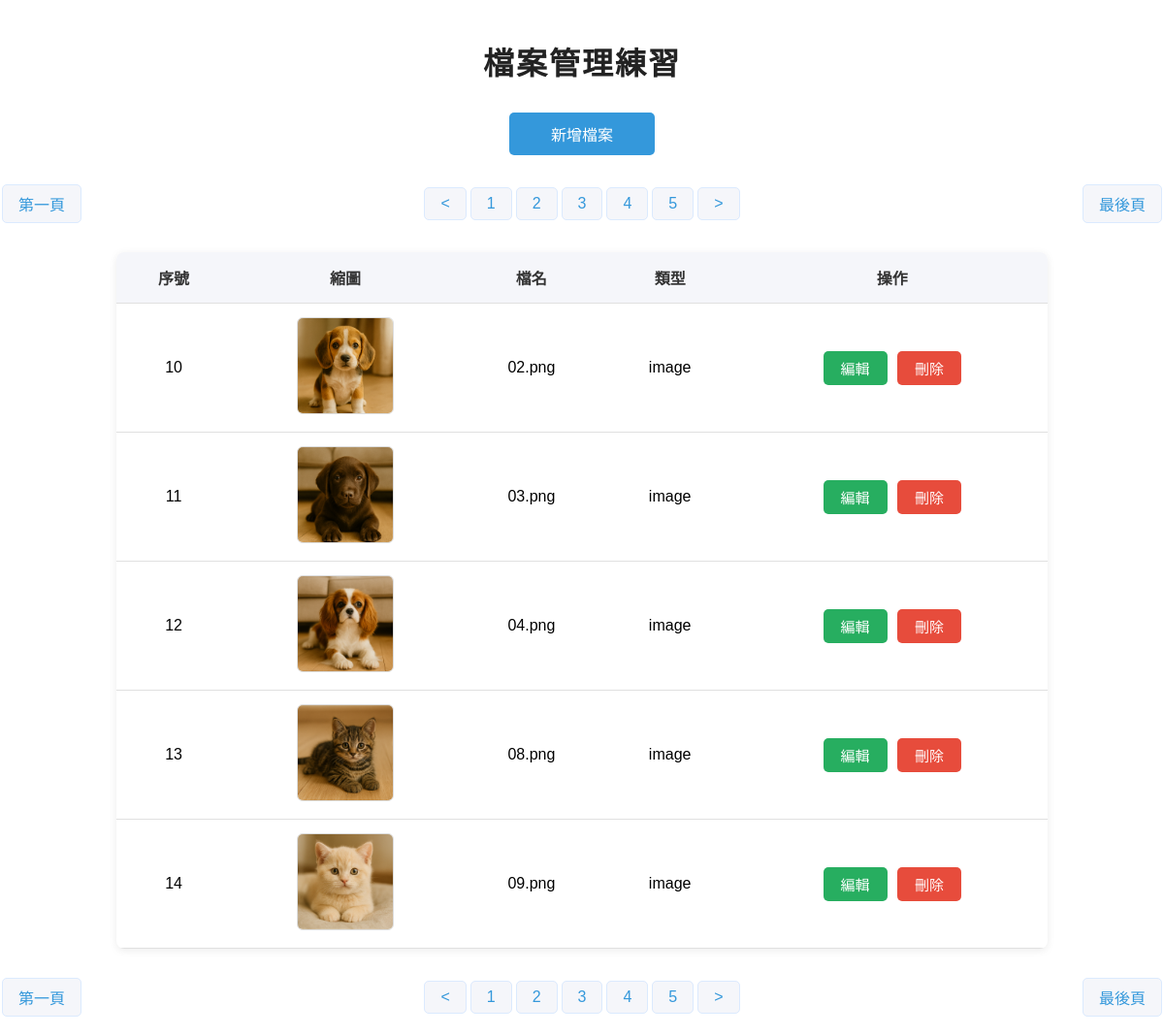
Screenshot of /manage.php?p=2 with the database file from the repository.
### tables this page shows
CREATE TABLE `uploads` (
  `id` int(10) UNSIGNED NOT NULL,
  `type` varchar(16) NOT NULL,
  `name` text NOT NULL,
  `description` text NOT NULL,
  `created_at` timestamp NOT NULL DEFAULT current_timestamp()
);

### db.php (called while the page is built, shortened)
<?php
$dsn="mysql:host=localhost;dbname=files;charset=utf8";
$pdo=new PDO($dsn,'root','');
function all($table,$array=null,$str=null){
    global $pdo;
    $sql="SELECT * FROM $table ";
        if(is_array($array)){
            $tmp=array2sql($array);
            $sql = $sql ." WHERE ".join(" AND ", $tmp);
        }else{
            $sql .= $array;
        }
        $sql .= $str;
    $rows=$pdo->query($sql)->fetchAll(PDO::FETCH_ASSOC);
    return $rows;
}

### manage.php (the view, shortened to what this page needs)
<?php include_once "db.php"; ?>
<!DOCTYPE html>
<html lang="en">
<head>
    <link rel="stylesheet" href="style.css">
</head>
<body>
    <h1 class="header">檔案管理練習</h1>
    <a class='add-file' href="upload.php">新增檔案</a>
    <?php
    $rows = all("uploads");
    ?>
    <?php
    $total_rows = $pdo->query("select count(*) from uploads")->fetchColumn();
    $div = 5;
    $pages = ceil($total_rows / $div);
    $now = $_GET['p'] ?? 1;
    $start = ($now - 1) * $div;
    $rows = all("uploads", " limit $start,$div");
    ?>
    <div class="pages">
        <a href="?p=1">第一頁</a>
        <div>
        <?php
        if($now-1>0){
            echo "<a href='?p=".($now-1)."'> < </a>";
        }else{
            echo "<a href='#'> < </a>";
        }
        for($i=1;$i<=$pages;$i++){
            echo "<a href='?p=$i'>$i</a>";
        }
        if($now+1<=$pages){
            echo "<a href='?p=".($now+1)."'> > </a>";
        }else{
            echo "<a href='#'> > </a>";
        }
        ?>
        </div>
        <a href="?p=<?=$pages?>">最後頁</a>
    </div>
    <table class="table">
        <tr>
            <th>序號</th>
            <th>縮圖</th>
            <th>檔名</th>
            <th>類型</th>
            <th>操作</th>
        </tr>
        <?php foreach ($rows as $key => $row): ?>
            <tr>
                <td><?= $row['id']; ?></td>
                <td>
                    <?php
                    if ($row['type'] == 'image') {
                        echo "<img src='./files/" . $row['name'] . "' style='width:100px;'>";
                    }
                    ?>
                </td>
                <td><?= $row['name']; ?></td>
                <td><?= $row['type']; ?></td>
                <td>
                    <button onclick="location.href='edit_upload.php?id=<?= $row['id']; ?>'">編輯</button>
                    <button class="del" data-id="<?= $row['id']; ?>">刪除</button>
                </td>
            </tr>
        <?php endforeach; ?>
    </table>
    <div class="pages">
        <a href="?p=1">第一頁</a>
        <div>
        <?php
        if($now-1>0){
            echo "<a href='?p=".($now-1)."'> < </a>";
        }else{
            echo "<a href='#'> < </a>";
        }
        for($i=1;$i<=$pages;$i++){
            echo "<a href='?p=$i'>$i</a>";
        }
        if($now+1<=$pages){
            echo "<a href='?p=".($now+1)."'> > </a>";
        }else{
            echo "<a href='#'> > </a>";
        }
        ?>
        </div>
        <a href="?p=<?=$pages?>">最後頁</a>
    </div>
</body>
</html>

### style.css (style rules this page uses)
* { font-family: "微軟正黑體",Arial, Helvetica, sans-serif; font-size:16px; padding:0; margin:0; list-style-type: none; box-sizing: border-box; text-decoration: none; }
.header { margin:10px auto; padding:10px; text-align: center; font-size:32px; }

### manage.php (style rules this page uses)
.table { margin: 30px auto; border-collapse: collapse; width: 80%; background: #fff; box-shadow: 0 2px 8px rgba(0, 0, 0, 0.08); border-radius: 8px; overflow: hidden; }
.table th, .table td { padding: 14px 18px; text-align: center; border-bottom: 1px solid #e0e0e0; font-size: 16px; }
.table th { background: #f5f6fa; color: #333; font-weight: 600; }
.table img { border-radius: 6px; border: 1px solid #ddd; background: #fafafa; }
button { padding: 7px 18px; border: none; border-radius: 5px; font-size: 15px; cursor: pointer; margin: 0 3px; transition: background 0.2s, color 0.2s; }
button:first-child { background: #27ae60; color: #fff; }
button:last-child { background: #e74c3c; color: #fff; }
.header { text-align: center; margin-top: 30px; color: #222; font-size: 2em; letter-spacing: 2px; }
.add-file { display: block; width: 150px; text-align: center; margin: 20px auto; padding: 10px 20px; background: #3498db; color: #fff; text-decoration: none; border-radius: 5px; transition: background 0.2s, color 0.2s; }
.pages { display: flex; justify-content: space-between; align-items: center; margin: 30px auto 20px auto; gap: 8px; }
.pages a { display: inline-block; padding: 7px 16px; margin: 0 2px; background: #f5f6fa; color: #3498db; border-radius: 5px; text-decoration: none; font-size: 16px; border: 1px solid #dbeafe; transition: background 0.2s, color 0.2s, border 0.2s; }

### rows the page displays
uploads: id "10", name (picture), name "02.png", type "image"
uploads: id "11", name (picture), name "03.png", type "image"
uploads: id "12", name (picture), name "04.png", type "image"
uploads: id "13", name (picture), name "08.png", type "image"
uploads: id "14", name (picture), name "09.png", type "image"
